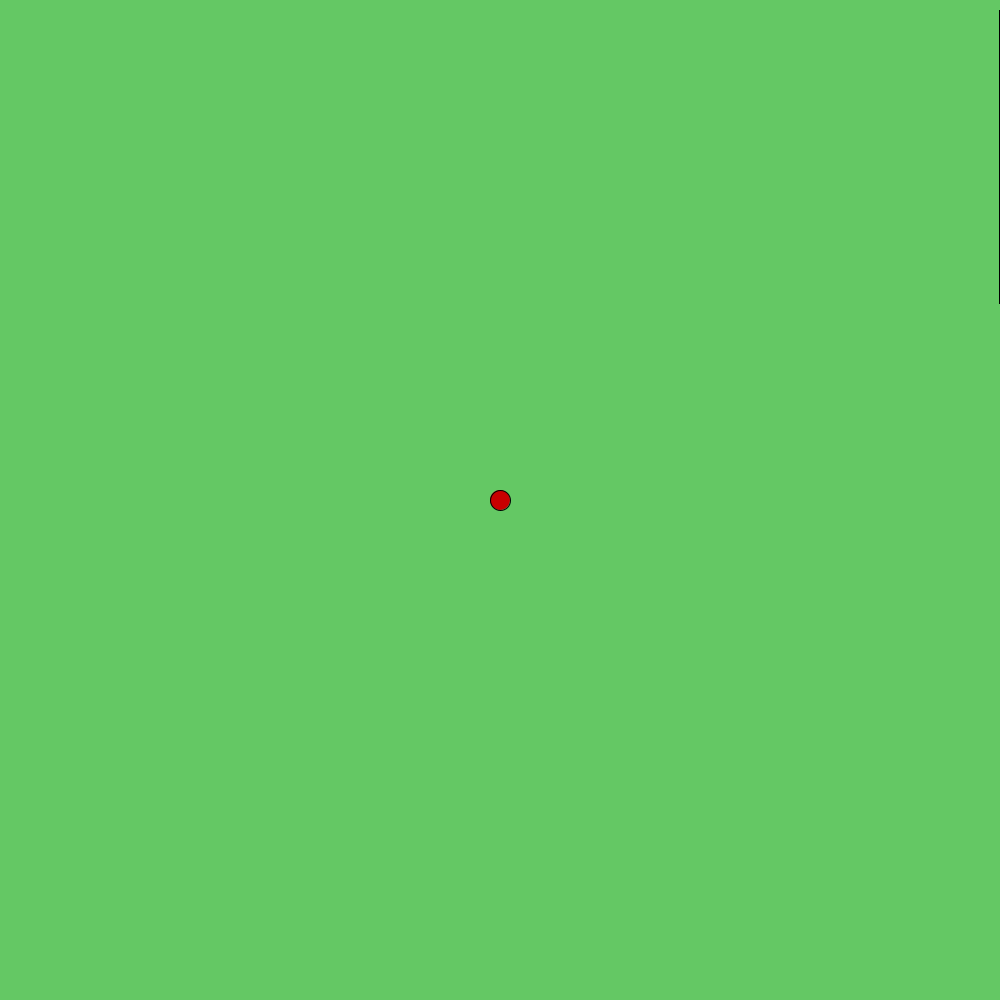
Frame 1 (no input)
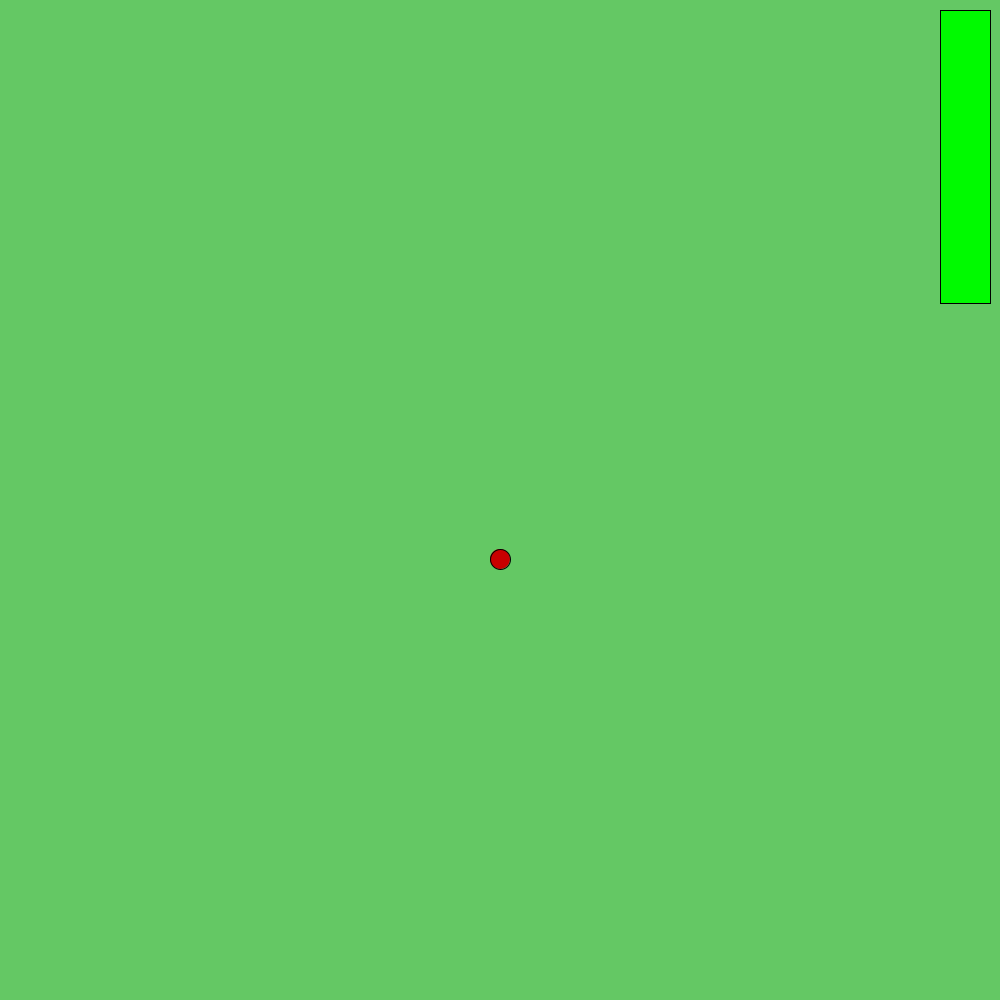
Frame 60 (the mouse pressed at the canvas centre just before this capture)
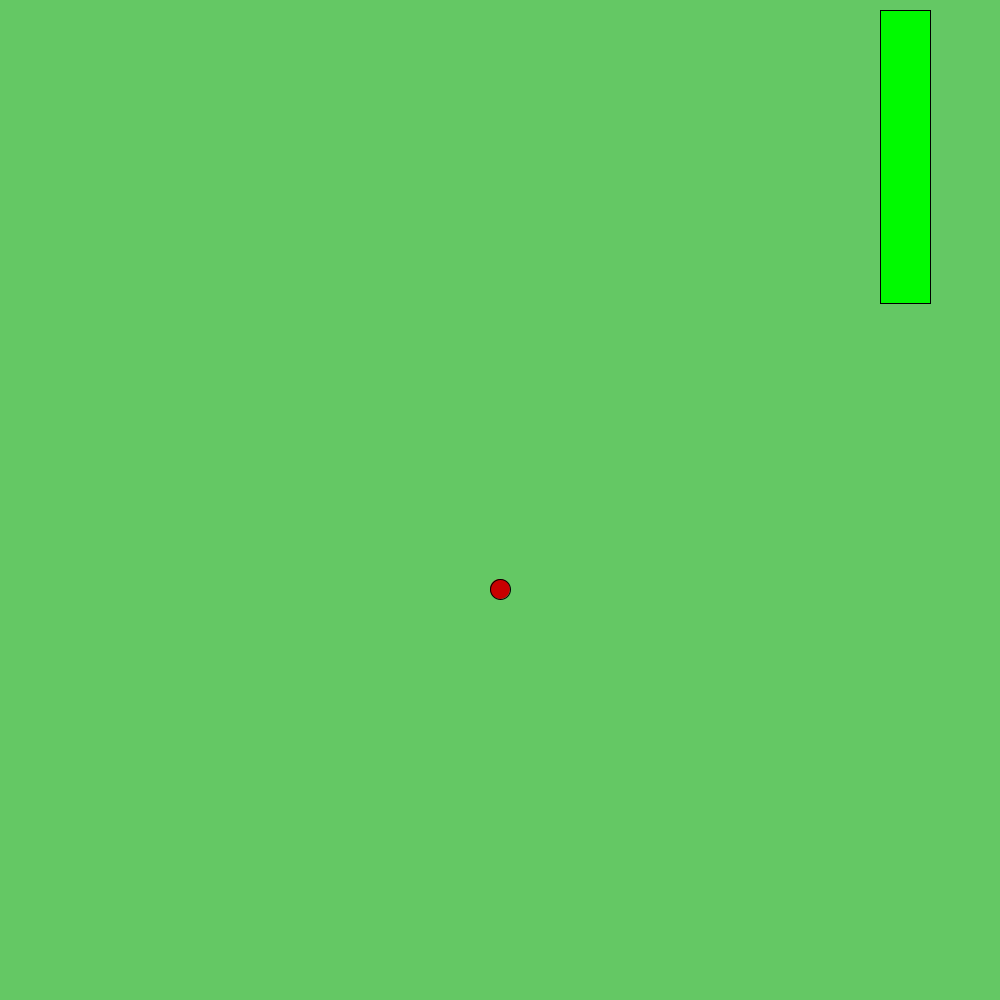
Frame 120 (the mouse held since frame 60 and released just before this capture)

The Processing sketch that drew these frames (run headless with seeded random() and noise(); from frame 60 on, the mouse is pressed at the canvas centre):

// Processing sketch: sketch_191208a
// ── sketch_191208a.pde
int x=1000;
int y=500;
int birdYVelocity = 30;
int gravity = 1; 
int upperPipeHeight = (int) random(100, 400);

void setup() {
  
  size(1000,1000);  
  
}

void draw() {
  
   background(100, 200, 100);
fill(200, 0, 0);
stroke(0, 0, 0);
ellipse(500, y, 20, 20);
  y+=gravity;  
  
 
 fill(0, 250, 0);
rect(x-=1, 10, 50,upperPipeHeight );
  teleportPipes();
}



void mousePressed() {
  
  y-=birdYVelocity;
  
  
}


void teleportPipes() {
  
   if(x==0){
 x=1000;
upperPipeHeight = (int) random(100, 400);

 }

}
